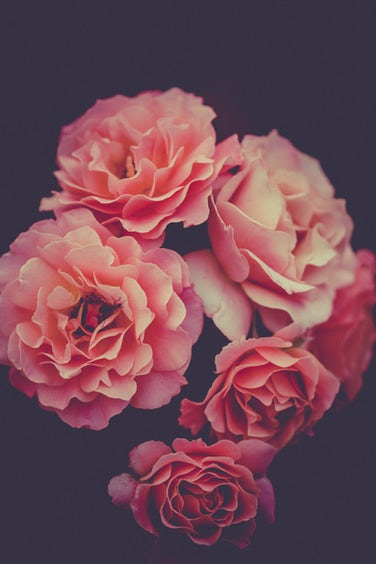
%> input picture Primeri/test2.jpg, 376 x 564 px
$ octave --eval "result = readImage('../Primeri/test2.jpg');"   (GNU Octave 9; MATLAB toolbox functions it lacks are replaced by stand-ins)
%> lines starting %> are read from the running program, lines starting %| are printed output that depends on the picture
function [ R, G, B ] = readImage( imageName )
%> called with imageName = '../Primeri/test2.jpg'
%readImage - ucitava sliku
%Vraca tri matrice, R - red, G - green, B - blue

I = imread(imageName);
%> I is the input picture: size 564x376x3 uint8; mean R, G, B 115.5, 72.7, 85.1

R = uint8(I(:,:,1));
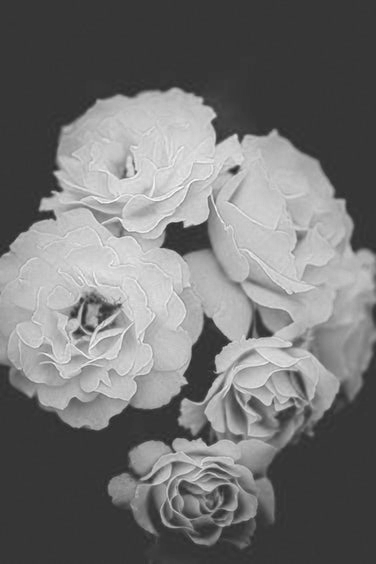
%> R: size 564x376 uint8; min 38, max 255, mean 115.5
G = uint8(I(:,:,2));
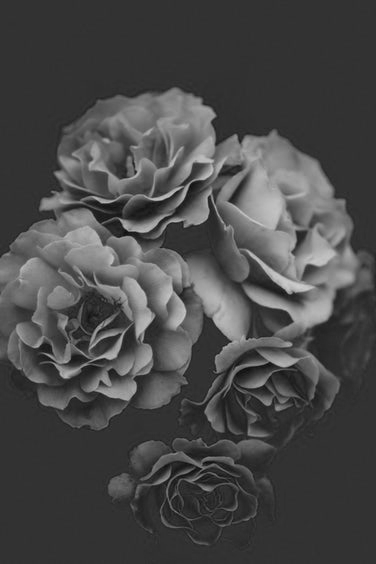
%> G: size 564x376 uint8; min 7, max 206, mean 72.7
B = uint8(I(:,:,3));
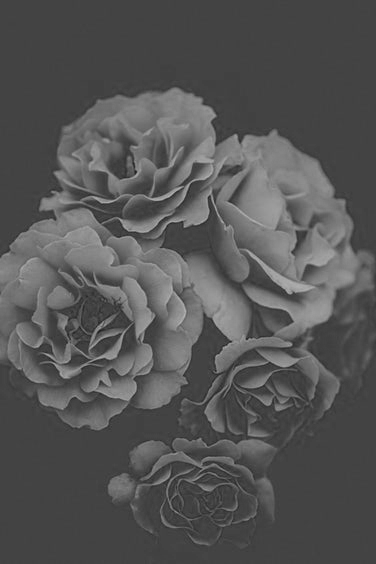
%> B: size 564x376 uint8; min 31, max 185, mean 85.1


end

$ run again, on Primeri/test3.png
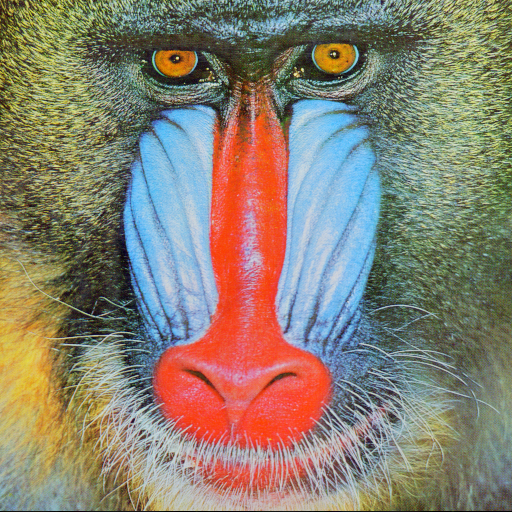
%> input picture Primeri/test3.png, 512 x 512 px
%> in readImage, I is the input picture: size 512x512x3 uint8; mean R, G, B 137.4, 128.9, 113.1
%> in readImage, `G = uint8(I(:,:,2));`:
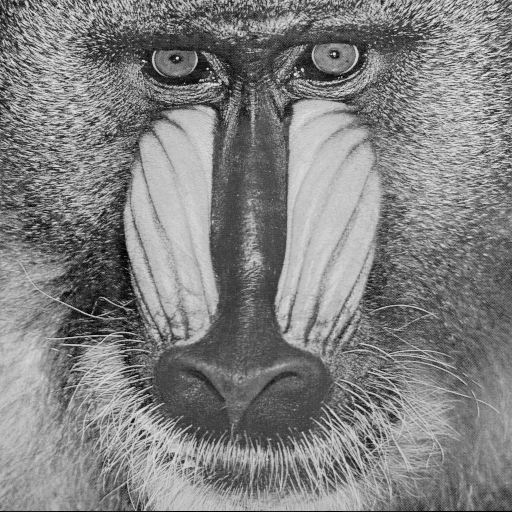
%> G: size 512x512 uint8; min 0, max 236, mean 128.9
%> in readImage, `B = uint8(I(:,:,3));`:
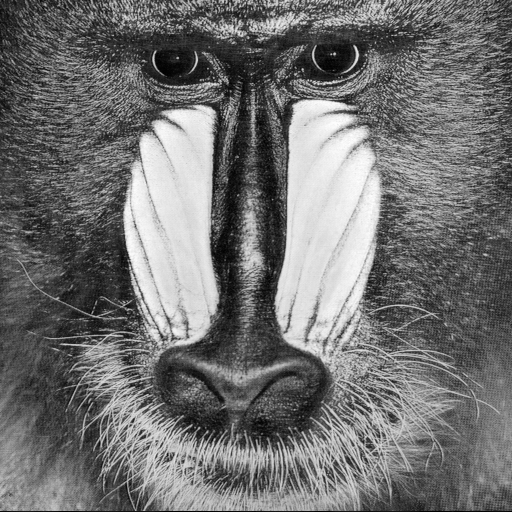
%> B: size 512x512 uint8; min 0, max 255, mean 113.1
